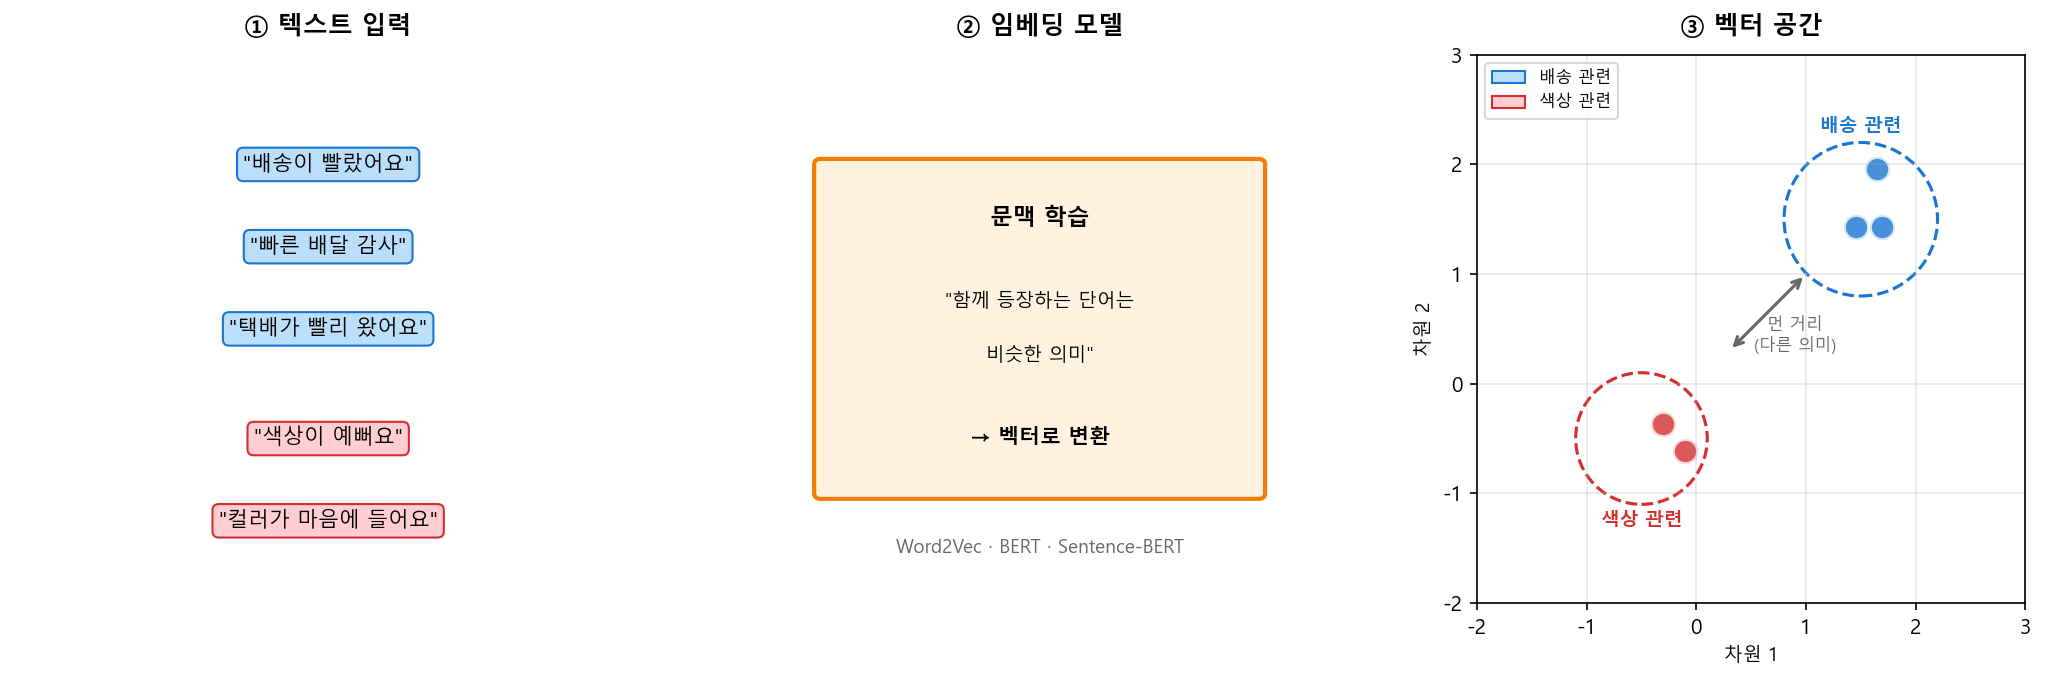

The script that saved this image:
"""임베딩이 의미를 포착하는 원리 시각화."""
import numpy as np
import matplotlib.pyplot as plt
from matplotlib.patches import FancyBboxPatch, FancyArrowPatch
import matplotlib.patches as mpatches

# 한글 폰트 설정
plt.rcParams['font.family'] = 'Malgun Gothic'
plt.rcParams['axes.unicode_minus'] = False

fig, axes = plt.subplots(1, 3, figsize=(14, 4.5))

# 1. 텍스트 입력 (의미적 그룹)
ax0 = axes[0]
ax0.set_xlim(0, 10)
ax0.set_ylim(0, 10)
ax0.axis('off')
ax0.set_title('① 텍스트 입력', fontsize=12, fontweight='bold', pad=10)

# 배송 관련 텍스트 (파란색)
texts_delivery = ['"배송이 빨랐어요"', '"빠른 배달 감사"', '"택배가 빨리 왔어요"']
# 색상 관련 텍스트 (빨간색)
texts_color = ['"색상이 예뻐요"', '"컬러가 마음에 들어요"']

y_pos = 8
for t in texts_delivery:
    ax0.text(5, y_pos, t, ha='center', va='center', fontsize=10,
             bbox=dict(boxstyle='round,pad=0.3', facecolor='#bbdefb', edgecolor='#1976d2'))
    y_pos -= 1.5

y_pos = 3
for t in texts_color:
    ax0.text(5, y_pos, t, ha='center', va='center', fontsize=10,
             bbox=dict(boxstyle='round,pad=0.3', facecolor='#ffcdd2', edgecolor='#d32f2f'))
    y_pos -= 1.5

# 2. 임베딩 모델 (변환 과정)
ax1 = axes[1]
ax1.set_xlim(0, 10)
ax1.set_ylim(0, 10)
ax1.axis('off')
ax1.set_title('② 임베딩 모델', fontsize=12, fontweight='bold', pad=10)

# 모델 박스
model_box = FancyBboxPatch((1.5, 2), 7, 6, boxstyle="round,pad=0.1",
                            facecolor='#fff3e0', edgecolor='#f57c00', linewidth=2)
ax1.add_patch(model_box)

ax1.text(5, 7, '문맥 학습', ha='center', va='center', fontsize=11, fontweight='bold')
ax1.text(5, 5.5, '"함께 등장하는 단어는', ha='center', va='center', fontsize=9)
ax1.text(5, 4.5, '비슷한 의미"', ha='center', va='center', fontsize=9)
ax1.text(5, 3, '→ 벡터로 변환', ha='center', va='center', fontsize=10, fontweight='bold')

# 모델 종류
ax1.text(5, 1, 'Word2Vec · BERT · Sentence-BERT', ha='center', va='center',
         fontsize=9, style='italic', color='#666666')

# 3. 벡터 공간 (유사 의미 = 가까운 거리)
ax2 = axes[2]
ax2.set_xlim(-2, 3)
ax2.set_ylim(-2, 3)
ax2.set_title('③ 벡터 공간', fontsize=12, fontweight='bold', pad=10)
ax2.set_xlabel('차원 1', fontsize=9)
ax2.set_ylabel('차원 2', fontsize=9)

# 배송 관련 벡터 (가깝게 배치)
np.random.seed(42)
delivery_x = np.random.normal(1.5, 0.3, 3)
delivery_y = np.random.normal(1.5, 0.3, 3)
ax2.scatter(delivery_x, delivery_y, c='#1976d2', s=150, alpha=0.8, edgecolors='white', linewidths=2)

# 색상 관련 벡터 (다른 위치에 가깝게 배치)
color_x = np.random.normal(-0.5, 0.25, 2)
color_y = np.random.normal(-0.5, 0.25, 2)
ax2.scatter(color_x, color_y, c='#d32f2f', s=150, alpha=0.8, edgecolors='white', linewidths=2)

# 군집 표시 (점선 원)
circle1 = plt.Circle((1.5, 1.5), 0.7, fill=False, linestyle='--', color='#1976d2', linewidth=1.5)
circle2 = plt.Circle((-0.5, -0.5), 0.6, fill=False, linestyle='--', color='#d32f2f', linewidth=1.5)
ax2.add_patch(circle1)
ax2.add_patch(circle2)

# 레이블
ax2.annotate('배송 관련', xy=(1.5, 2.3), ha='center', fontsize=9, color='#1976d2', fontweight='bold')
ax2.annotate('색상 관련', xy=(-0.5, -1.3), ha='center', fontsize=9, color='#d32f2f', fontweight='bold')

# 거리 표시
ax2.annotate('', xy=(0.3, 0.3), xytext=(1.0, 1.0),
             arrowprops=dict(arrowstyle='<->', color='#666666', lw=1.5))
ax2.text(0.9, 0.3, '먼 거리\n(다른 의미)', fontsize=8, color='#666666', ha='center')

ax2.set_aspect('equal')
ax2.grid(True, alpha=0.3)

# 범례
legend_elements = [
    mpatches.Patch(facecolor='#bbdefb', edgecolor='#1976d2', label='배송 관련'),
    mpatches.Patch(facecolor='#ffcdd2', edgecolor='#d32f2f', label='색상 관련')
]
ax2.legend(handles=legend_elements, loc='upper left', fontsize=8)

plt.tight_layout()
plt.savefig('C:/Dev/book-datascience/diagram/4-4-embedding-principle.png',
            dpi=150, bbox_inches='tight', facecolor='white', edgecolor='none')
plt.close()

print("저장 완료: diagram/4-4-embedding-principle.png")
